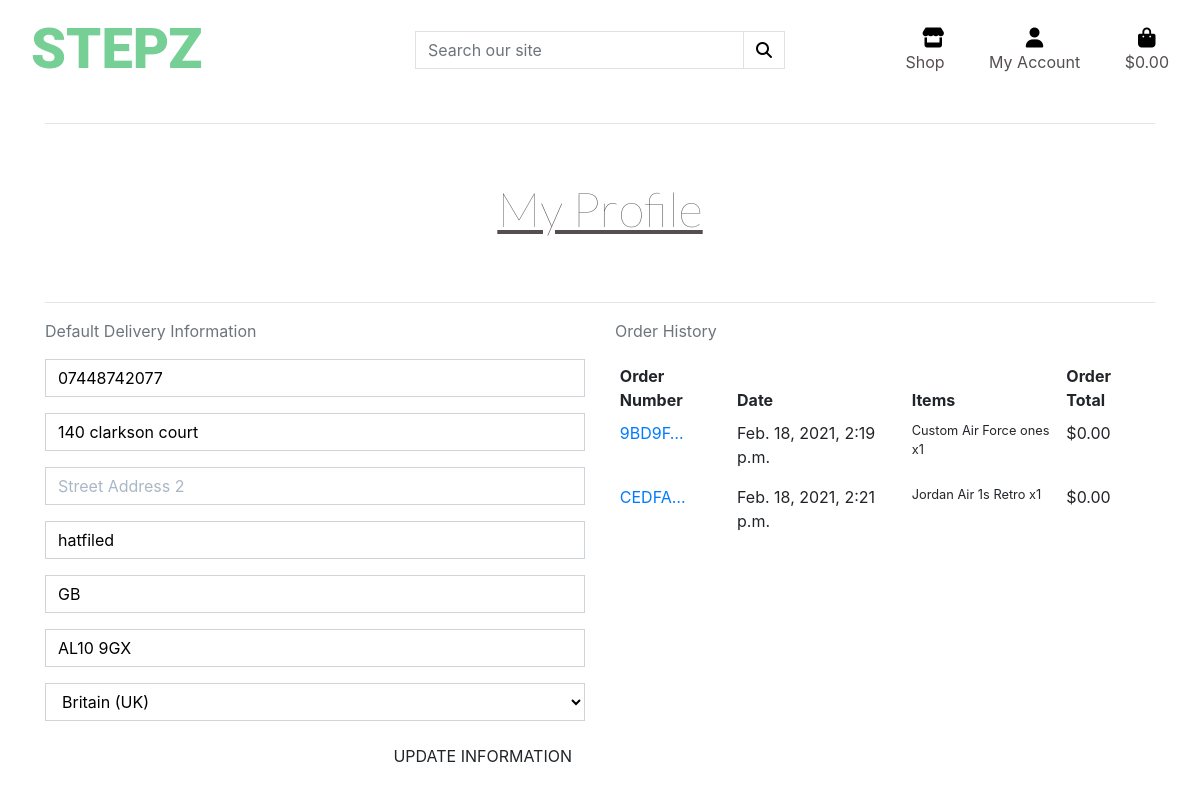
The page /profile/ (signed in) on the database as committed earlier.
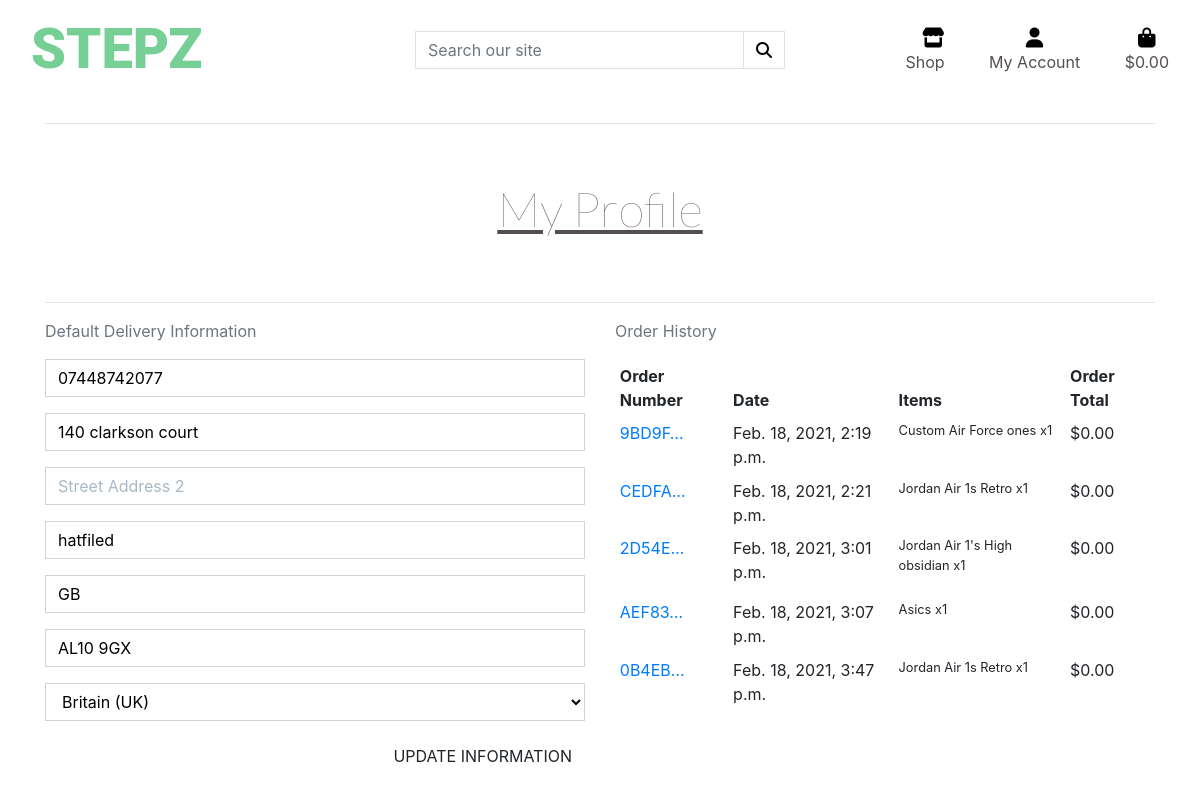
The same page on the database as committed later.
### profiles/models.py (models this page shows, shortened)
class UserProfile(models.Model):
    user = models.OneToOneField(User, on_delete=models.CASCADE)
    default_phone_number = models.CharField(max_length=20, null=True, blank=True)
    default_street_address1 = models.CharField(max_length=80, null=True, blank=True)
    default_street_address2 = models.CharField(max_length=80, null=True, blank=True)
    default_town_or_city = models.CharField(max_length=40, null=True, blank=True)
    default_county = models.CharField(max_length=80, null=True, blank=True)
    default_postcode = models.CharField(max_length=20, null=True, blank=True)
    default_country = CountryField(blank_label='Country', null=True, blank=True)

### checkout/models.py (models this page shows, shortened)
class Order(models.Model):
    order_number = models.CharField(max_length=32, null=False, editable=False)
    user_profile = models.ForeignKey(UserProfile, on_delete=models.SET_NULL,
                                     null=True, blank=True, related_name='orders')
    full_name = models.CharField(max_length=50, null=False, blank=False)
    email = models.EmailField(max_length=254, null=False, blank=False)
    phone_number = models.CharField(max_length=20, null=False, blank=False)
    country = CountryField(blank_label='Country *', null=False, blank=False)
    postcode = models.CharField(max_length=20, null=True, blank=True)
    town_or_city = models.CharField(max_length=40, null=False, blank=False)
    street_address1 = models.CharField(max_length=80, null=False, blank=False)
    street_address2 = models.CharField(max_length=80, null=True, blank=True)
    county = models.CharField(max_length=80, null=True, blank=True)
    date = models.DateTimeField(auto_now_add=True)
    delivery_cost = models.DecimalField(max_digits=6, decimal_places=2, null=False, default=0)
    order_total = models.DecimalField(max_digits=10, decimal_places=2, null=False, default=0)
    grand_total = models.DecimalField(max_digits=10, decimal_places=2, null=False, default=0)
    original_bag = models.TextField(null=False, blank=False, default='')
    stripe_pid = models.CharField(max_length=254, null=False, blank=False, default='')

class OrderLineItem(models.Model):
    order = models.ForeignKey(Order, null=False, blank=False, on_delete=models.CASCADE, related_name='lineitems')
    product = models.ForeignKey(Product, null=False, blank=False, on_delete=models.CASCADE)
    quantity = models.IntegerField(null=False, blank=False, default=0)
    lineitem_total = models.DecimalField(max_digits=6, decimal_places=2, null=False, blank=False, editable=False)

### products/models.py (models this page shows, shortened)
class Product(models.Model):
    category = models.ForeignKey('Category', null=True, blank=True, on_delete=models.SET_NULL)
    sku = models.CharField(max_length=254, null=True, blank=True)
    name = models.CharField(max_length=254)
    description = models.TextField()
    colour = models.CharField(max_length=254, null=True, blank=True)
    price = models.DecimalField(null=True, max_digits=6, decimal_places=2)
    image_url = models.URLField(max_length=1024, null=True, blank=True)
    image = models.ImageField(null=True, blank=True)

### profiles/views.py (the view)
# urls.py: path('profile/', include('profiles.urls')),
def profile(request):
    profile = get_object_or_404(UserProfile, user=request.user)
    if request.method == 'POST':
        form = UserProfileForm(request.POST, instance=profile)
        if form.is_valid():
            form.save()
            messages.success(request, 'Profile updated successfully')
        else:
            messages.error(request, 'Update failed. Please ensure the form is valid.')
    else:
        form = UserProfileForm(instance=profile)
    orders = profile.orders.all()
    template = 'profiles/profile.html'
    context = {
        'form': form,
        'orders': orders,
        'on_profile_page': True
    }
    return render(request, template, context)

### profiles/forms.py
class UserProfileForm(forms.ModelForm):
    class Meta:
        model = UserProfile
        exclude = ('user',)
    def __init__(self, *args, **kwargs):
        super().__init__(*args, **kwargs)
        placeholders = {
            'default_phone_number': 'Phone Number',
            'default_postcode': 'Postal Code',
            'default_town_or_city': 'Town or City',
            'default_street_address1': 'Street Address 1',
            'default_street_address2': 'Street Address 2',
            'default_county': 'County, State or Locality',
        }
        self.fields['default_phone_number'].widget.attrs['autofocus'] = True
        for field in self.fields:
            if field != 'default_country':
                if self.fields[field].required:
                    placeholder = f'{placeholders[field]} *'
                else:
                    placeholder = placeholders[field]
                self.fields[field].widget.attrs['placeholder'] = placeholder
            self.fields[field].widget.attrs['class'] = 'border-black rounded-0 profile-form-input'
            self.fields[field].label = False

### bag/contexts.py (called while the page is built, shortened)
def bag_contents(request):
    bag_items = []
    total = 0
    product_count = 0
    bag = request.session.get('bag', {})
    if total > 0:
        delivery = total * Decimal(settings.STANDARD_DELIVERY/100)
    else:
        delivery = 0
    grand_total = delivery + total
    context = {
        'bag_items': bag_items,
        'total': total,
        'product_count': product_count,
        'delivery_cost': settings.STANDARD_DELIVERY,
        'delivery': delivery,
        'grand_total': grand_total,
    }
    return context

### profiles/templates/profiles/profile.html (shortened to what this page needs)
{% extends "base.html" %}
{% load static %}
{% block extra_css %}
    <link rel="stylesheet" href="{% static 'profiles/css/profile.css'  %}">
{% endblock %}
{% block content %}
    <div class="container">
        <div class="row">
            <div class="col">
                <hr>
                <h2 class="logo-font mb-4">My Profile</h2>
                <hr>
            </div>
        </div>
        <div class="row">
            <div class="col-12 col-lg-6">
                <p class="text-muted">Default Delivery Information</p>
                <form class="mt-3" action="{% url 'profile' %}" method="POST" id="profile-update-form">
                    {{ form|crispy }}
                    <button class="btn btn-black rounded-0 text-uppercase float-right">Update Information</button>
                </form>
            </div>
            <div class="col-12 col-lg-6">
                <p class="text-muted">Order History</p>
                <div class="order-history table-responsive">
                    <table class="table table-sm table-borderless">
                        <thead>
                            <tr>
                                <th>Order Number</th>
                                <th>Date</th>
                                <th>Items</th>
                                <th>Order Total</th>
                            </tr>
                        </thead>
                        <tbody>
                            {% for order in orders %}
                                <tr>
                                    <td>
                                        <a href="{% url 'order_history' order.order_number %}"
                                        title="{{ order.order_number }}">
                                            {{ order.order_number|truncatechars:6 }}
                                        </a>
                                    </td>
                                    <td>{{ order.date }}</td>
                                    <td>
                                        <ul class="list-unstyled">
                                            {% for item in order.lineitems.all %}
                                                <li class="small">
                                                 {{ item.product.name }} x{{ item.quantity }}
                                                </li>
                                            {% endfor %}
                                        </ul>
                                    </td>
                                    <td>${{ order.grand_total }}</td>
                                </tr>
                            {% endfor %}
                        </tbody>
                    </table>
                </div>
            </div>
        </div>
{% endblock %}

### templates/base.html (shortened to what this page needs)
{% load static %}
<!doctype html>
<html lang="en">
<head>
    {% block corecss %}
    <link rel="stylesheet" href="https://stackpath.bootstrapcdn.com/bootstrap/4.4.1/css/bootstrap.min.css"
>
    <link rel="stylesheet" href="{% static 'css/base.css' %}">
    {% endblock %}
    {% block extra_css %}
    {% endblock %}
</head>
<body>
    <header class="container-fluid">
        <div class="row bg-white pt-lg-2 d-none d-lg-flex">
            <div class="col-12 col-lg-4  my-auto and py-lg-0 text-center text-lg-left">
                <a href="{% url 'home' %}" class="nav-link main-logo-link">
                    <h1 class="logo-font my-0"><strong>STEPZ</strong></h1>
                </a>
            </div>
            <div class="col-12 col-lg-4  my-auto  and py-lg-0 text-center text-lg-left">
                <form method="GET" action="{% url 'products' %}">
                    <div class="input-group w-100">
                        <input class="form-control border border-black rounded-0" type="text" name="q"
                            placeholder="Search our site">
                        <div class="input-group-append">
                            <button class="form-control btn btn-black border border-black rounded-0" type="submit">
                                <span class="icon">
                                    <i class="fas fa-search"></i>
                                </span>
                            </button>
                        </div>
                    </div>
                </form>
            </div>
            <div class="col-12 col-lg-4  my-auto  and py-lg-0 text-center text-lg-left">
                <ul class="list-inline list-unstyled text-center text-lg-right my-0">
                    <li class="list-inline-item">
                        <a class="text-black nav-link" href="{% url 'products' %}">
                        <div>
                            <div> <i class="fas fa-store fa-lg "></i></div>
                            <p class="my-0"> Shop</p>
                        </div>
                        </a>
                    </li>
                    <li class="list-inline-item dropdown">
                        <a class="text-black nav-link" href="#" id="user-options" data-toggle="dropdown" aria-haspopup="true" aria-expanded="false">
                            <div class="text-center">
                                <div><i class="fas fa-user fa-lg black"></i></div>
                                <p class="my-0">My Account</p>
                            </div>
                        </a>
                    </li>
                    <li class="list-inline-item">
                        <a class="{% if grand_total %}text-info font-weight-bold{% else %}text-black{% endif %} nav-link" href="{% url 'view_bag' %}">
                            <div class="text-center">
                                <div><i class="fas fa-shopping-bag fa-lg"></i></div>
                                <p class="my-0">
                                    {% if grand_total %}
                                        ${{ grand_total|floatformat:2 }}
                                    {% else %}
                                        $0.00
                                    {% endif %}
                                </p>
                            </div>
                        </a>
                    </li>
                </ul>
            </div>
        </div>
        <div class="row bg-white">
                <nav class="navbar navbar-expand-lg navbar-light w-100">
                </nav>
        </div>
    </header>
    {% block content %}
    {% endblock %}
</body>
</html>

### static/css/base.css (style rules this page uses)
html { height: 100; }
body { margin: 0; }
.fa-shopping-bag, .fa-user, .fa-store { color:black; }
.text-black { color: rgb(85, 78, 78) !important; }
h1 { font-family:Roboto,sans-serif; font-weight: bold; color: #76cf95; font-size: 3.5rem; }
h2, h3 { font-family:lato,sans-serif; font-weight: lighter; color:rgb(85, 78, 78); font-size: 3rem; padding: 40px; text-decoration-line: underline; text-align: center; }
.border-black { color: black !important; }

### profiles/static/profiles/css/profile.css (style rules this page uses)
.order-history { max-height: 416px; overflow-y: auto; }
#profile-update-form .form-control { color: #000; }
#profile-update-form input::placeholder { color: #aab7c4; }
#id_default_country, #id_default_country option:not(:first-child) { color: #000; }

Rows that differ between the two databases and show on the page:
added Order: order_number "2D54E…", date "Feb. 18, 2021, 3:01 p.m.", grand_total "0.00"
added OrderLineItem: product.name "Jordan Air 1's High obsidian", quantity "1", shown under "2D54E…"
added Order: order_number "AEF83…", date "Feb. 18, 2021, 3:07 p.m.", grand_total "0.00"
added OrderLineItem: product.name "Asics", quantity "1", shown under "AEF83…"
added Order: order_number "0B4EB…", date "Feb. 18, 2021, 3:47 p.m.", grand_total "0.00"
added OrderLineItem: product.name "Jordan Air 1s Retro", quantity "1", shown under "0B4EB…"
